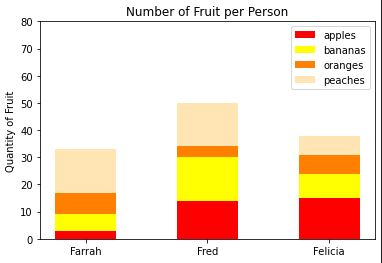

Generate this figure with Python:
#!/usr/bin/env python3
import numpy as np
import matplotlib.pyplot as plt
np.random.seed(5)
fruit = np.random.randint(0, 20, (4,3))

x = np.arange(fruit.shape[0])
x_labels = ["Farrah", "Fred", "Felicia"]
fruits = ['apples', 'bananas', 'oranges', 'peaches']
colors = ['r', 'yellow', '#ff8000', '#ffe5b4']

fig, ax=plt.subplots()

for i in range(len(fruit)):
    bottom=np.sum(fruit[0:i], axis=0)
    ax.bar(x_labels, fruit[i], width=0.5, bottom=bottom, label=fruits[i], color=colors[i])
plt.ylim(0, 80)
plt.ylabel('Quantity of Fruit')
plt.title('Number of Fruit per Person')
plt.legend()
